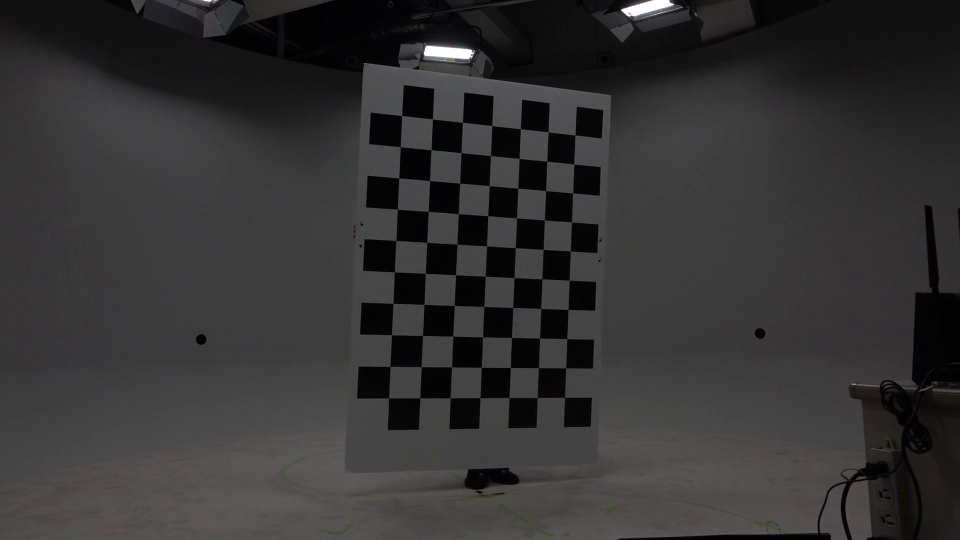
#> input picture data/chessboard/00000000.jpg, 1920 x 1080 px (shown at 1/2 size); its folder holds only this picture in this run
$ jupyter execute incalib_chess.ipynb
#> lines starting #> are read from the running program, lines starting #| are printed output that depends on the picture; long printed decimals are rounded
### pycalib/plot.py
import numpy as np
import matplotlib.pyplot as plt
import cv2

# [22 lines left out: functions axisEqual3D, plotPoly, not called in this run]

def plotCamera(ax, R, t, *, color=None, scale=1, width=2, height=1.5, focal_length=3, label=None, is_w2c=False, legend=None):
    """Plot a camera in 3D

    Args:
        ax (Axis3D): target axis
        R: 3x3 c2w rotation matrix (interpreted as w2c if is_w2c is set)
        t: 3x1 c2w translation vector (interpreted as w2c if is_w2c is set)
        c: color string
        scale: scaling factor
        width: horizontal size of the camera screen
        height: vertical size of the camera screen
        focal_length: height of the camera cone
        label: text at the camera position
        legend: text shown in the legend
        is_w2c: set True if R, t are w2c
    """

    t = t.reshape((3, 1))

    if is_w2c:
        R = R.T
        t = -R@t

    w = width
    h = height
    f = focal_length

    # focus, br, tr, tl, bl, triangle
    ps_c = np.array(([0,0,0], [w/2,h/2,f], [w/2,-h/2,f], [-w/2,-h/2,f], [-w/2,h/2,f], [0,-h/2-h/4,f]))
    ps_w = (scale * R @ ps_c.T + t).T

    L01 = np.array([ps_w[0], ps_w[1]])
    L02 = np.array([ps_w[0], ps_w[2]])
    L03 = np.array([ps_w[0], ps_w[3]])
    L04 = np.array([ps_w[0], ps_w[4]])
    L1234 = np.array([ps_w[1], ps_w[2], ps_w[3], ps_w[4], ps_w[1]])
    L253 = np.array([ps_w[2], ps_w[5], ps_w[3]])

    p = ax.plot(L01[:,0], L01[:,1], L01[:,2], "-", color=color, label=legend)
    if color is None:
        color = p[-1].get_color()
    ax.plot(L02[:,0], L02[:,1], L02[:,2], "-", color=color)
    ax.plot(L03[:,0], L03[:,1], L03[:,2], "-", color=color)
    ax.plot(L04[:,0], L04[:,1], L04[:,2], "-", color=color)
    ax.plot(L1234[:,0], L1234[:,1], L1234[:,2], "-", color=color)
    ax.plot(L253[:,0], L253[:,1], L253[:,2], "-", color=color)

    if label is not None:
        ax.text(ps_w[0][0], ps_w[0][1], ps_w[0][2], label)


# [62 lines left out: functions plotCameras, plotMirror, not called in this run]

### ipynb/incalib_chess.ipynb
# Intrinsic Camera Calibration with OpenCV

### Goal

The goal of this notebook is to calibrate the intrinsic parameter $K$ of the camera.  Given a number of chessboard images, this notebook first detects the corner positions in each image, and then finds the camera pose of each frame and the camera intrinsic parameters.

* Input:  $n$ chessboard images (= the 2D corner position $x$ and the corresponding 3D position $X$ in the world (chessboard) coordinate system)
* Output: intrinsic parameter $K$, distortion coefficients $d$, $n$ camera poses $R_i, t_i$ w.r.t. the chessboard

To have a better / robust estimation of $K$, the chessboard should be captured as large as possible in the DoF in different poses.

Notice:
* The chessboard coordinate system serves as the world coordinate system.
* Though we obtain $R, t$ as a result, we are not interested in them in this scenario.

### Projection model

Please check the OpenCV document for the detail.
* https://docs.opencv.org/4.0.0/d9/d0c/group__calib3d.html#details

In short, a 3D point $X$ in the world coordinate system (WCS) is transformed to the camera coordinate system (CCS) by a roation $R$ and a translation $t$, and then projected to $x$ by $K$:
\begin{equation}
\tilde{x} \sim K \begin{bmatrix}
R \: | \: t
\end{bmatrix}
\tilde{X}.
\end{equation}

## Libraries

[cell 1]
import sys, os, cv2
import numpy as np
from glob import glob
import matplotlib.pyplot as plt

module_path = os.path.abspath(os.path.join('..'))
if module_path not in sys.path:
    sys.path.insert(0,module_path)

from pycalib.plot import plotCamera

## Calibration parameters

[cell 2]
# Chessboard configuration
rows = 7   # Number of corners (not cells) in row
cols = 10  # Number of corners (not cells) in column
size = 160 # Physical size of a cell (the distance between neighrboring corners). Any positive number works.

# Input images capturing the chessboard above
input_files = '../data/chessboard/*.jpg'

# plotCamera() config
plot_mode   = 0    # 0: fixed camera / moving chessboard,  1: fixed chessboard, moving camera
plot_range  = 4000 # target volume [-plot_range:plot_range]
camera_size = 100  # size of the camera in plot

## 3D positions of the chess corners in WCS

[cell 3]
X_W = np.empty([rows * cols, 3], dtype=np.float32)
for i_row in range(0, rows):
    for i_col in range(0, cols):
        X_W[i_row*cols+i_col] = np.array([size*i_col, size*i_row, 0], dtype=np.float32)
print(X_W)

## 2D positions of the chess corners

[cell 4]
Xs_W = []
xs_I = []

for image_path in glob(input_files): # for each chessboard image
    image = cv2.imread(image_path, cv2.IMREAD_GRAYSCALE)      # load the image
#> image: shape (1080, 1920); min 0, max 255, mean 51.6
    found, x_I = cv2.findChessboardCorners(image, (cols, rows)) # detech the chess corners
#> found = True; x_I = 70 rows, first 8: [1150.6, 270.5], [1148.1, 328.4], [1145.7, 386.1], [1143.6, 444.3], [1140.8, 502.2], [1139, 560.9], [1136.5, 619.1], [1134.4, 677.5]

    if found: # if found
        term = (cv2.TERM_CRITERIA_EPS+cv2.TERM_CRITERIA_COUNT, 30, 0.1)
        x_I_sub = cv2.cornerSubPix(image, x_I, (5,5), (-1,-1), term) # refine the corner positions
#> x_I_sub = 70 rows, first 8: [1150.5, 270.4], [1148.2, 328.5], [1145.7, 386.4], [1143.5, 444.4], [1140.8, 502.3], [1138.7, 560.9], [1136.5, 619.2], [1134.2, 677.7]
        Xs_W.append(X_W)     # the chess corner in 3D
        xs_I.append(x_I_sub) # is projected to this 2D position
    else:     # if not found
        print("Detection failed :", image_path)
        continue

## Calibration

[cell 5]
rep, K, d, rvec, tvec = cv2.calibrateCamera(Xs_W, xs_I, (image.shape[1], image.shape[0]), None, None, flags=cv2.CALIB_FIX_ASPECT_RATIO)
#> rep = 0.259; K = [[1244.1, 0, 950.4], [0, 1244.1, 536.6], [0, 0, 1]]; d = [[-0.181, 5.05, -0.0027, 0.000696, -40.59]]; rvec = ([-0.224, -0.189, 1.61],); tvec = ([551.8, -732.4, 3425.7],)

print("Intrinsic parameter K = ", K)
#| Intrinsic parameter K =  [[1.24410119e+03 0.00000000e+00 9.50377369e+02]
#|  [0.00000000e+00 1.24410119e+03 5.36633294e+02]
#|  [0.00000000e+00 0.00000000e+00 1.00000000e+00]]
print("Distortion parameters d = (k1, k2, p1, p2, k3) = ", d)
#| Distortion parameters d = (k1, k2, p1, p2, k3) =  [[-1.81442082e-01  5.05059961e+00 -2.69978770e-03  6.96066392e-04
#|   -4.05889515e+01]]

for i in range(len(d[0])):
    if np.abs(d[0][i]) > 1:
        print(f'[WARN] distCoeffs[{i}] is too large: {d[0][i]}.  Possibly an overfitting.')
#> this loop made 5 passes
#| [WARN] distCoeffs[1] is too large: 5.050599607490011.  Possibly an overfitting.
#| [WARN] distCoeffs[4] is too large: -40.588951462517144.  Possibly an overfitting.

assert rep < 1.0

## 3D Plot

[cell 6]
fig_in = plt.figure()
ax_in = fig_in.add_subplot(projection='3d')

ax_in.set_xlim(-plot_range, plot_range)
ax_in.set_ylim(-plot_range, plot_range)
ax_in.set_zlim(-plot_range, plot_range)

if plot_mode == 0: # fixed camera = plot in CCS

    plotCamera(ax_in, np.eye(3), np.zeros((1,3)), color="b", scale=camera_size) # camera is at (0,0,0)

    for i_ex in range(len(rvec)):
        X_C = np.zeros((X_W.shape))
        for i_x in range(X_W.shape[0]):
            R_w2c = cv2.Rodrigues(rvec[i_ex])[0] # convert to the rotation matrix
            t_w2c = tvec[i_ex].reshape(3)
            X_C[i_x,:] = R_w2c.dot(X_W[i_x,:]) + t_w2c # Transform chess corners in WCS to CCS

        ax_in.plot(X_C[:,0], X_C[:,1], X_C[:,2], ".") # plot chess corners in CCS
#> this loop made 1 pass

elif plot_mode == 1: # fixed chessboard = plot in WCS

    for i_ex in range(len(rvec)):
        R_c2w = np.linalg.inv(cv2.Rodrigues(rvec[i_ex])[0]) #　世界座標系におけるカメラの向き
        t_c2w = -R_c2w.dot(tvec[i_ex]).reshape((1,3)) # 世界座標系におけるカメラの位置

        plotCamera(ax_in, R_c2w, t_c2w, color="b", scale=camera_size)

    ax_in.plot(X_W[:,0], X_W[:,1], X_W[:,2], ".")
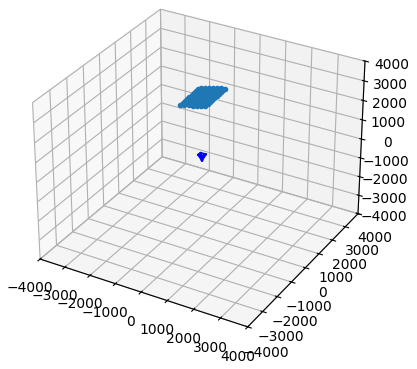
#> figure drawn by matplotlib, 1 panel


$ run again, on data/chessboard/00000005.jpg
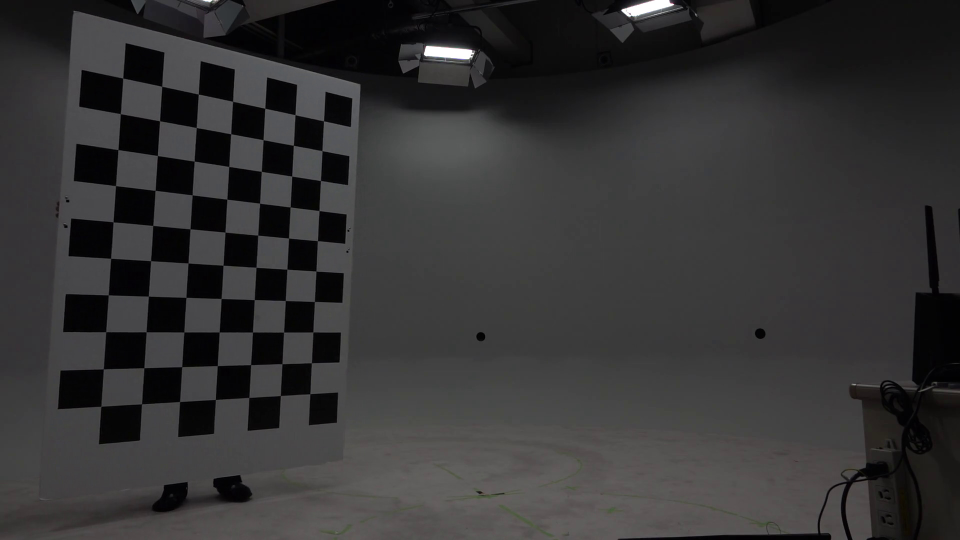
#> input picture data/chessboard/00000005.jpg, 1920 x 1080 px (shown at 1/2 size)
#> found = True; x_I = 70 rows, first 8: [647.5, 242.2], [644.3, 301.8], [641.5, 361.4], [638.5, 421.8], [635.4, 482], [632.5, 542.5], [629.5, 603.4], [626.4, 664.4]
#> x_I_sub = 70 rows, first 8: [647.5, 242.2], [644.4, 301.8], [641.5, 361.5], [638.5, 421.7], [635.3, 482], [632.4, 542.5], [629.3, 603.5], [626.3, 664.4]
#> rep = 0.19; K = [[1488.5, 0, 1080.1], [0, 1488.5, 527.4], [0, 0, 1]]; d = [[-0.075, 0.237, -0.000419, -0.0065, -0.285]]; rvec = ([-0.637, -0.567, 1.54],); tvec = ([-1147.1, -758.4, 3950.5],)
#| Intrinsic parameter K =  [[1.48853030e+03 0.00000000e+00 1.08012331e+03]
#|  [0.00000000e+00 1.48853030e+03 5.27396822e+02]
#|  [0.00000000e+00 0.00000000e+00 1.00000000e+00]]
#| Distortion parameters d = (k1, k2, p1, p2, k3) =  [[-0.07504  0.2368 -0.0004193 -0.006495 -0.2849]]
#> the loop `for i in range(len(d[0])):` made 5 passes
#> the loop `for i_ex in range(len(rvec)):` made 1 pass
#> `[cell 6] fig_in = plt.figure() ax_in = fig_in.add_subplot(projection='..`:
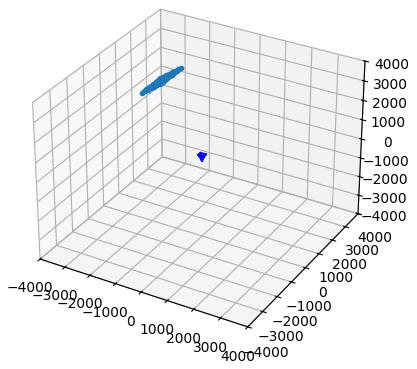
#> figure drawn by matplotlib, 1 panel

$ run again, on data/chessboard/00000006.jpg
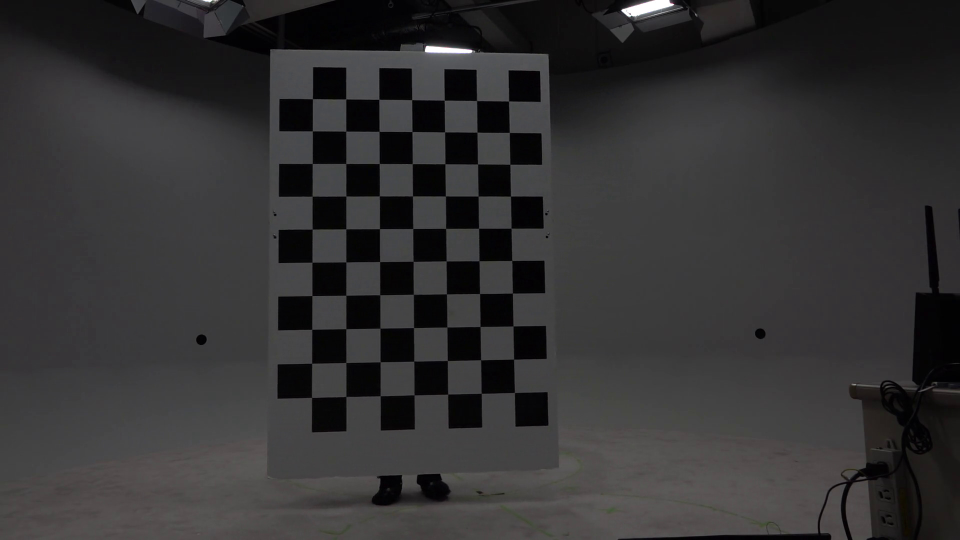
#> input picture data/chessboard/00000006.jpg, 1920 x 1080 px (shown at 1/2 size)
#> found = True; x_I = 70 rows, first 8: [1017.6, 202.6], [1019.1, 265.2], [1020, 329], [1022, 392.6], [1022.4, 456.8], [1024.4, 521], [1025.2, 586.6], [1026.7, 652.2]
#> x_I_sub = 70 rows, first 8: [1017.6, 202.5], [1019.2, 265.2], [1020.1, 328.9], [1021.5, 392.6], [1022.5, 456.8], [1024.1, 521.4], [1025.3, 586.5], [1026.6, 652.4]
#> rep = 0.204; K = [[581.5, 0, 941.1], [0, 581.5, 612.5], [0, 0, 1]]; d = [[-0.0056, 0.016, 0.000397, 0.000552, -0.0106]]; rvec = ([-0.0532, -0.00263, 1.56],); tvec = ([190.7, -1022.3, 1447.6],)
#| Intrinsic parameter K =  [[581.462   0.         941.068]
#|  [  0.         581.462 612.510]
#|  [  0.           0.           1.        ]]
#| Distortion parameters d = (k1, k2, p1, p2, k3) =  [[-0.005603  0.01599  0.0003965  0.0005516 -0.01058]]
#> the loop `for i in range(len(d[0])):` made 5 passes
#> the loop `for i_ex in range(len(rvec)):` made 1 pass
#> `[cell 6] fig_in = plt.figure() ax_in = fig_in.add_subplot(projection='..`:
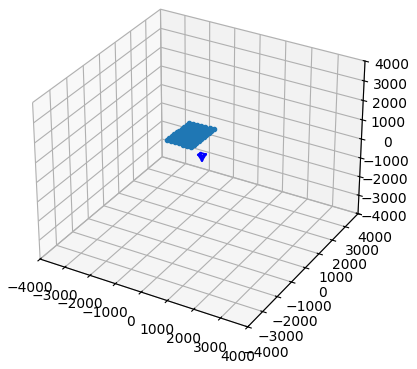
#> figure drawn by matplotlib, 1 panel

$ run again, on data/chessboard/00000007.jpg
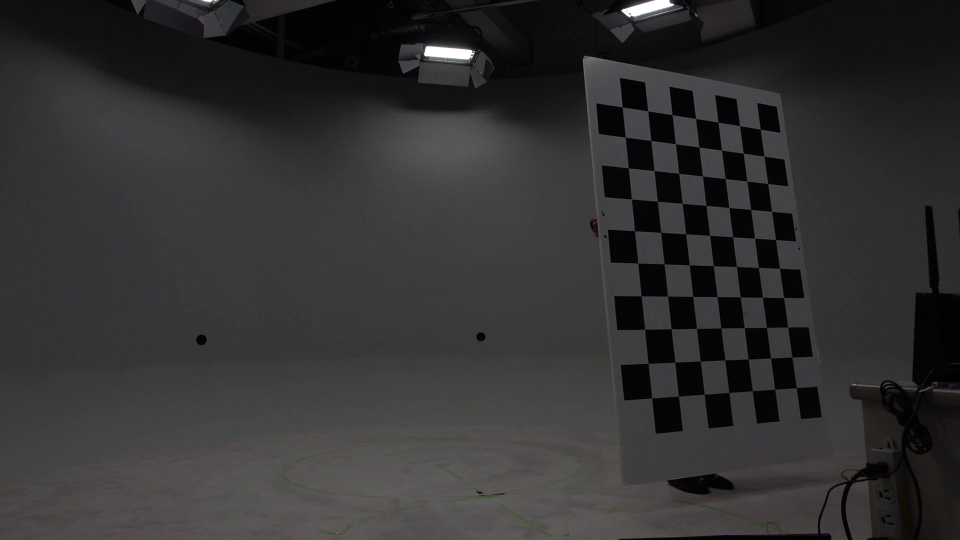
#> input picture data/chessboard/00000007.jpg, 1920 x 1080 px (shown at 1/2 size)
#> found = True; x_I = 70 rows, first 8: [1521.2, 259.1], [1528.4, 312.7], [1535.9, 367.6], [1543.3, 423], [1551.5, 479.8], [1559.4, 537], [1568.1, 595.4], [1575.8, 654.4]
#> x_I_sub = 70 rows, first 8: [1520.9, 258.6], [1528.5, 312.7], [1535.9, 367.6], [1543.5, 423], [1551.5, 479.7], [1559.5, 537], [1567.8, 595.4], [1575.7, 654.5]
#> rep = 0.228; K = [[949.5, 0, 827.4], [0, 949.5, 617.6], [0, 0, 1]]; d = [[0.0732, -0.0961, 0.00482, -0.00659, 0.0436]]; rvec = ([-0.339, -0.15, 1.53],); tvec = ([1966.6, -1020.3, 2692],)
#| Intrinsic parameter K =  [[949.504   0.         827.382]
#|  [  0.         949.504 617.569]
#|  [  0.           0.           1.        ]]
#| Distortion parameters d = (k1, k2, p1, p2, k3) =  [[ 0.07324 -0.0961  0.004816 -0.006586  0.04364]]
#> the loop `for i in range(len(d[0])):` made 5 passes
#> the loop `for i_ex in range(len(rvec)):` made 1 pass
#> `[cell 6] fig_in = plt.figure() ax_in = fig_in.add_subplot(projection='..`:
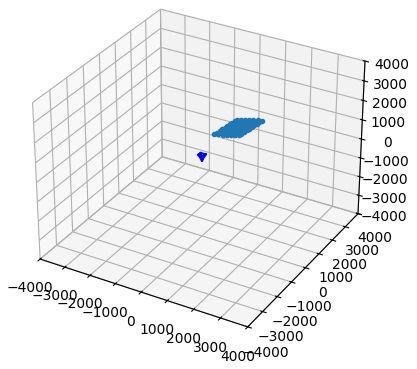
#> figure drawn by matplotlib, 1 panel
